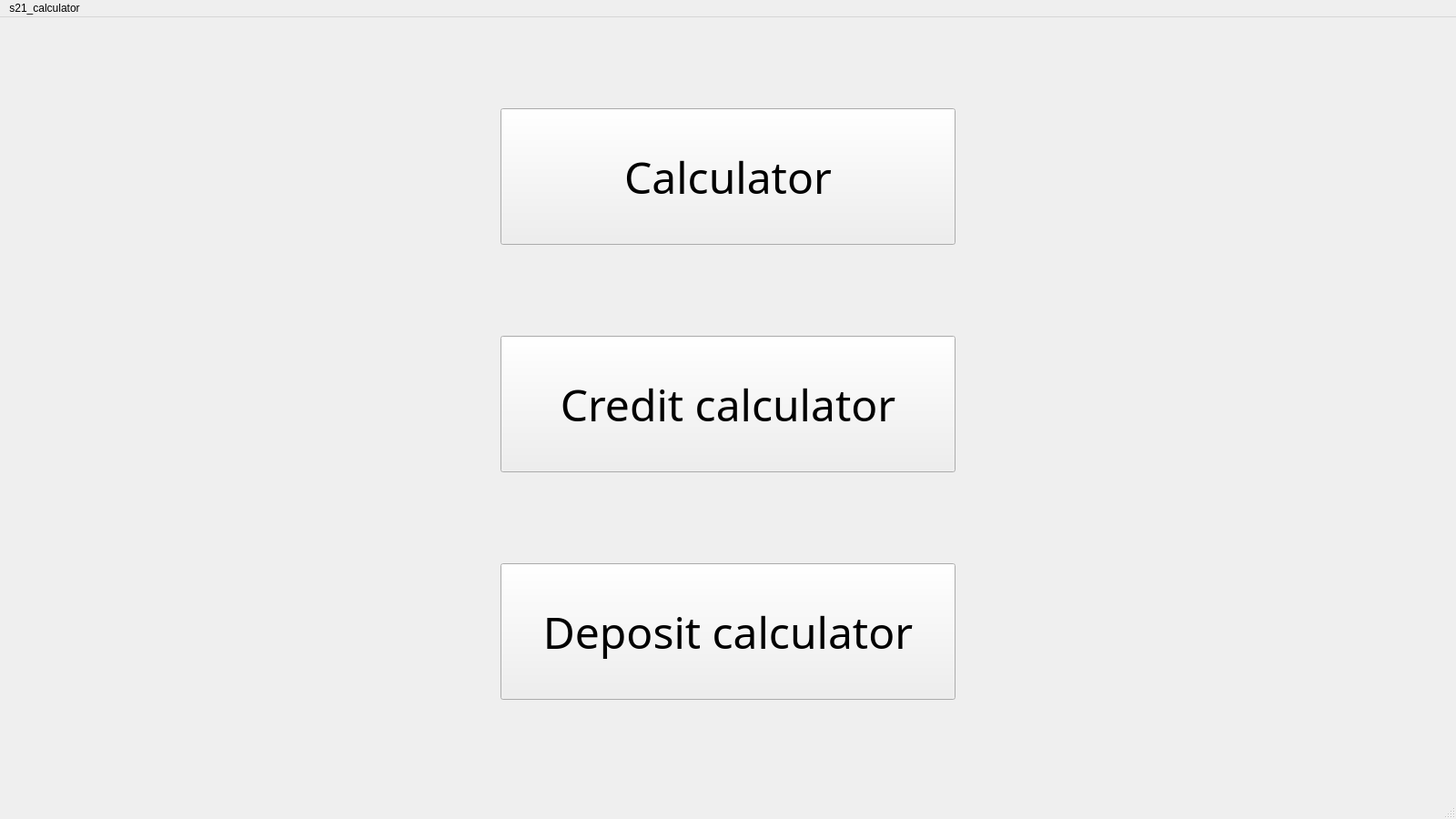
<?xml version="1.0" encoding="UTF-8"?>
<ui version="4.0">
 <class>Start_Window</class>
 <widget class="QMainWindow" name="Start_Window">
  <property name="geometry">
   <rect>
    <x>0</x>
    <y>0</y>
    <width>1600</width>
    <height>900</height>
   </rect>
  </property>
  <property name="acceptDrops">
   <bool>false</bool>
  </property>
  <property name="windowTitle">
   <string>Start_Window</string>
  </property>
  <widget class="QWidget" name="centralwidget">
   <widget class="QPushButton" name="Calculator_Button">
    <property name="enabled">
     <bool>true</bool>
    </property>
    <property name="geometry">
     <rect>
      <x>550</x>
      <y>100</y>
      <width>500</width>
      <height>150</height>
     </rect>
    </property>
    <property name="sizePolicy">
     <sizepolicy hsizetype="Expanding" vsizetype="Expanding">
      <horstretch>0</horstretch>
      <verstretch>0</verstretch>
     </sizepolicy>
    </property>
    <property name="font">
     <font>
      <family>Cooper Black</family>
      <pointsize>36</pointsize>
      <italic>false</italic>
      <bold>false</bold>
      <underline>false</underline>
      <strikeout>false</strikeout>
     </font>
    </property>
    <property name="cursor">
     <cursorShape>PointingHandCursor</cursorShape>
    </property>
    <property name="acceptDrops">
     <bool>false</bool>
    </property>
    <property name="layoutDirection">
     <enum>Qt::LeftToRight</enum>
    </property>
    <property name="autoFillBackground">
     <bool>false</bool>
    </property>
    <property name="styleSheet">
     <string notr="true"/>
    </property>
    <property name="text">
     <string>Calculator</string>
    </property>
    <property name="icon">
     <iconset theme="applications-development">
      <normaloff>.</normaloff>.</iconset>
    </property>
   </widget>
   <widget class="QPushButton" name="Credit_Button">
    <property name="geometry">
     <rect>
      <x>550</x>
      <y>350</y>
      <width>500</width>
      <height>150</height>
     </rect>
    </property>
    <property name="font">
     <font>
      <family>Cooper Black</family>
      <pointsize>36</pointsize>
      <stylestrategy>PreferDefault</stylestrategy>
     </font>
    </property>
    <property name="cursor">
     <cursorShape>PointingHandCursor</cursorShape>
    </property>
    <property name="text">
     <string>Credit calculator</string>
    </property>
   </widget>
   <widget class="QPushButton" name="Deposit_Button">
    <property name="geometry">
     <rect>
      <x>550</x>
      <y>600</y>
      <width>500</width>
      <height>150</height>
     </rect>
    </property>
    <property name="font">
     <font>
      <family>Cooper Black</family>
      <pointsize>36</pointsize>
     </font>
    </property>
    <property name="cursor">
     <cursorShape>PointingHandCursor</cursorShape>
    </property>
    <property name="mouseTracking">
     <bool>false</bool>
    </property>
    <property name="text">
     <string>Deposit calculator</string>
    </property>
    <property name="icon">
     <iconset theme="call-start">
      <normaloff>.</normaloff>.</iconset>
    </property>
   </widget>
   <widget class="QLabel" name="label">
    <property name="geometry">
     <rect>
      <x>-10</x>
      <y>-10</y>
      <width>1600</width>
      <height>900</height>
     </rect>
    </property>
    <property name="text">
     <string/>
    </property>
    <property name="pixmap">
     <pixmap>images/start_window_background.jpg</pixmap>
    </property>
   </widget>
   <zorder>label</zorder>
   <zorder>Calculator_Button</zorder>
   <zorder>Credit_Button</zorder>
   <zorder>Deposit_Button</zorder>
  </widget>
  <widget class="QMenuBar" name="menubar">
   <property name="geometry">
    <rect>
     <x>0</x>
     <y>0</y>
     <width>1600</width>
     <height>21</height>
    </rect>
   </property>
   <widget class="QMenu" name="menu_s21_calculator">
    <property name="title">
     <string>s21_calculator</string>
    </property>
   </widget>
   <addaction name="menu_s21_calculator"/>
  </widget>
  <widget class="QStatusBar" name="statusbar"/>
 </widget>
 <resources/>
 <connections/>
</ui>
